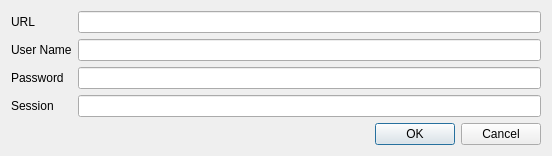
<?xml version="1.0" encoding="UTF-8"?>
<ui version="4.0">
 <class>SettingsDialog</class>
 <widget class="QDialog" name="SettingsDialog">
  <property name="geometry">
   <rect>
    <x>0</x>
    <y>0</y>
    <width>552</width>
    <height>141</height>
   </rect>
  </property>
  <property name="windowTitle">
   <string>Dialog</string>
  </property>
  <property name="styleSheet">
   <string notr="true">background-image: url(:/img/data/parchment.jpg);</string>
  </property>
  <layout class="QVBoxLayout" name="verticalLayout_3">
   <item>
    <layout class="QHBoxLayout" name="horizontalLayout">
     <item>
      <layout class="QVBoxLayout" name="verticalLayout_2">
       <item>
        <widget class="QLabel" name="label_4">
         <property name="text">
          <string>URL</string>
         </property>
        </widget>
       </item>
       <item>
        <widget class="QLabel" name="label">
         <property name="text">
          <string>User Name</string>
         </property>
        </widget>
       </item>
       <item>
        <widget class="QLabel" name="label_2">
         <property name="text">
          <string>Password</string>
         </property>
        </widget>
       </item>
       <item>
        <widget class="QLabel" name="label_3">
         <property name="text">
          <string>Session</string>
         </property>
        </widget>
       </item>
      </layout>
     </item>
     <item>
      <layout class="QVBoxLayout" name="verticalLayout">
       <item>
        <widget class="QLineEdit" name="edtURL"/>
       </item>
       <item>
        <widget class="QLineEdit" name="edtUserName"/>
       </item>
       <item>
        <widget class="QLineEdit" name="edtPassword"/>
       </item>
       <item>
        <widget class="QLineEdit" name="edtSession"/>
       </item>
      </layout>
     </item>
    </layout>
   </item>
   <item>
    <widget class="QDialogButtonBox" name="buttonBox">
     <property name="orientation">
      <enum>Qt::Horizontal</enum>
     </property>
     <property name="standardButtons">
      <set>QDialogButtonBox::Cancel|QDialogButtonBox::Ok</set>
     </property>
    </widget>
   </item>
  </layout>
 </widget>
 <resources/>
 <connections>
  <connection>
   <sender>buttonBox</sender>
   <signal>accepted()</signal>
   <receiver>SettingsDialog</receiver>
   <slot>accept()</slot>
   <hints>
    <hint type="sourcelabel">
     <x>248</x>
     <y>254</y>
    </hint>
    <hint type="destinationlabel">
     <x>157</x>
     <y>274</y>
    </hint>
   </hints>
  </connection>
  <connection>
   <sender>buttonBox</sender>
   <signal>rejected()</signal>
   <receiver>SettingsDialog</receiver>
   <slot>reject()</slot>
   <hints>
    <hint type="sourcelabel">
     <x>316</x>
     <y>260</y>
    </hint>
    <hint type="destinationlabel">
     <x>286</x>
     <y>274</y>
    </hint>
   </hints>
  </connection>
 </connections>
</ui>
